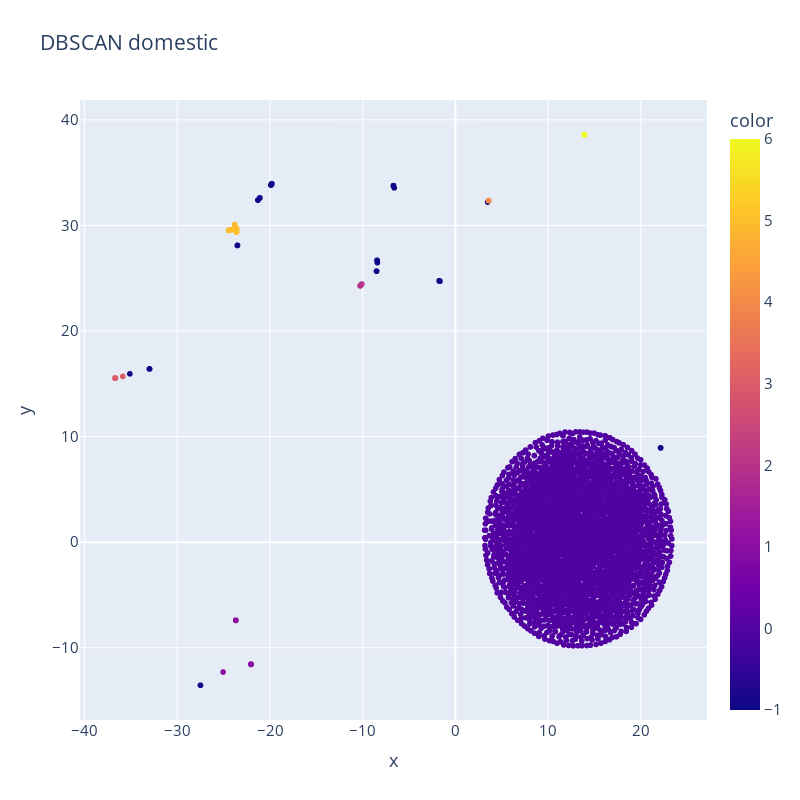

The notebook cell this image was saved under:
### Code cell
fig = px.scatter(tdf_dd_18, x = tsne_representation_dd_18[:, 0], y = tsne_representation_dd_18[:, 1],
                color = tdf_dd_18['DBSCAN_label'].to_list(),
                height = 800, width = 800,
                title = "DBSCAN domestic")
fig.update_layout(font_size =15)
#fig.show()

### Figure 1 — Plotly figure (JSON) as saved in the notebook; plotly's stock layout.template omitted (floating-point values rounded to 4 significant figures; data arrays with more than 128 entries replaced by an {"elided": "..."} marker saying what was removed)
{"data": [{"hovertemplate": "x=%{x}<br>y=%{y}<br>color=%{marker.color}<extra></extra>", "legendgroup": "", "marker": {"color": {"elided": "8260 int values"}, "coloraxis": "coloraxis", "symbol": "circle"}, "mode": "markers", "name": "", "showlegend": false, "type": "scattergl", "x": {"elided": "8260 float values"}, "xaxis": "x", "y": {"elided": "8260 float values"}, "yaxis": "y"}], "layout": {"coloraxis": {"colorbar": {"title": {"text": "color"}}, "colorscale": [[0, "#0d0887"], [0.1111, "#46039f"], [0.2222, "#7201a8"], [0.3333, "#9c179e"], [0.4444, "#bd3786"], [0.5556, "#d8576b"], [0.6667, "#ed7953"], [0.7778, "#fb9f3a"], [0.8889, "#fdca26"], [1, "#f0f921"]]}, "font": {"size": 15}, "height": 800, "legend": {"tracegroupgap": 0}, "title": {"text": "DBSCAN domestic"}, "width": 800, "xaxis": {"anchor": "y", "domain": [0, 1], "title": {"text": "x"}}, "yaxis": {"anchor": "x", "domain": [0, 1], "title": {"text": "y"}}}}
